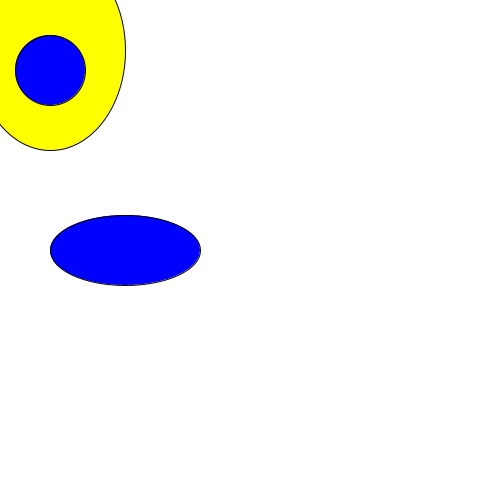
Frame 1 (no input)
Frame 60 (the mouse pressed at the canvas centre just before this capture): identical to frame 1, image omitted
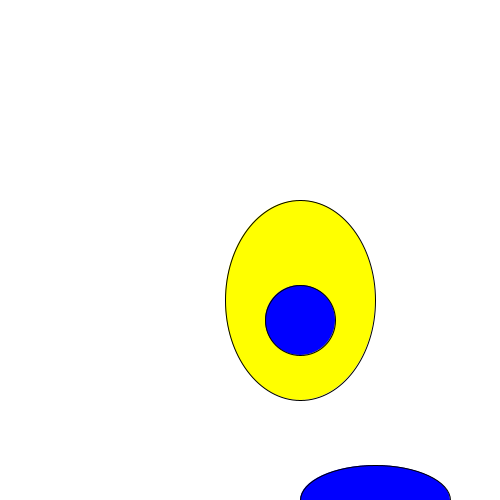
Frame 120 (the mouse held since frame 60 and released just before this capture)

The Processing sketch that drew these frames (run headless with seeded random() and noise(); from frame 60 on, the mouse is pressed at the canvas centre):

// Processing sketch: processing_106918
// ── processing_106918.pde

int counter;
 
void setup() {  //setup function called initially, only once
  size(500, 500);
  background(255);  //set background white
}
 
void draw() {  //draw function loops 
 
    background(255);
 
    fill(255,255,0);
 
    ellipse(mouseX+50,mouseY+50,150,200);
 
    // eyes
    fill(0,0,255);
    ellipse(mouseX+125,mouseY+250,150,70);
    ellipse(mouseX+50,mouseY+70,70,70);
 
 
}
